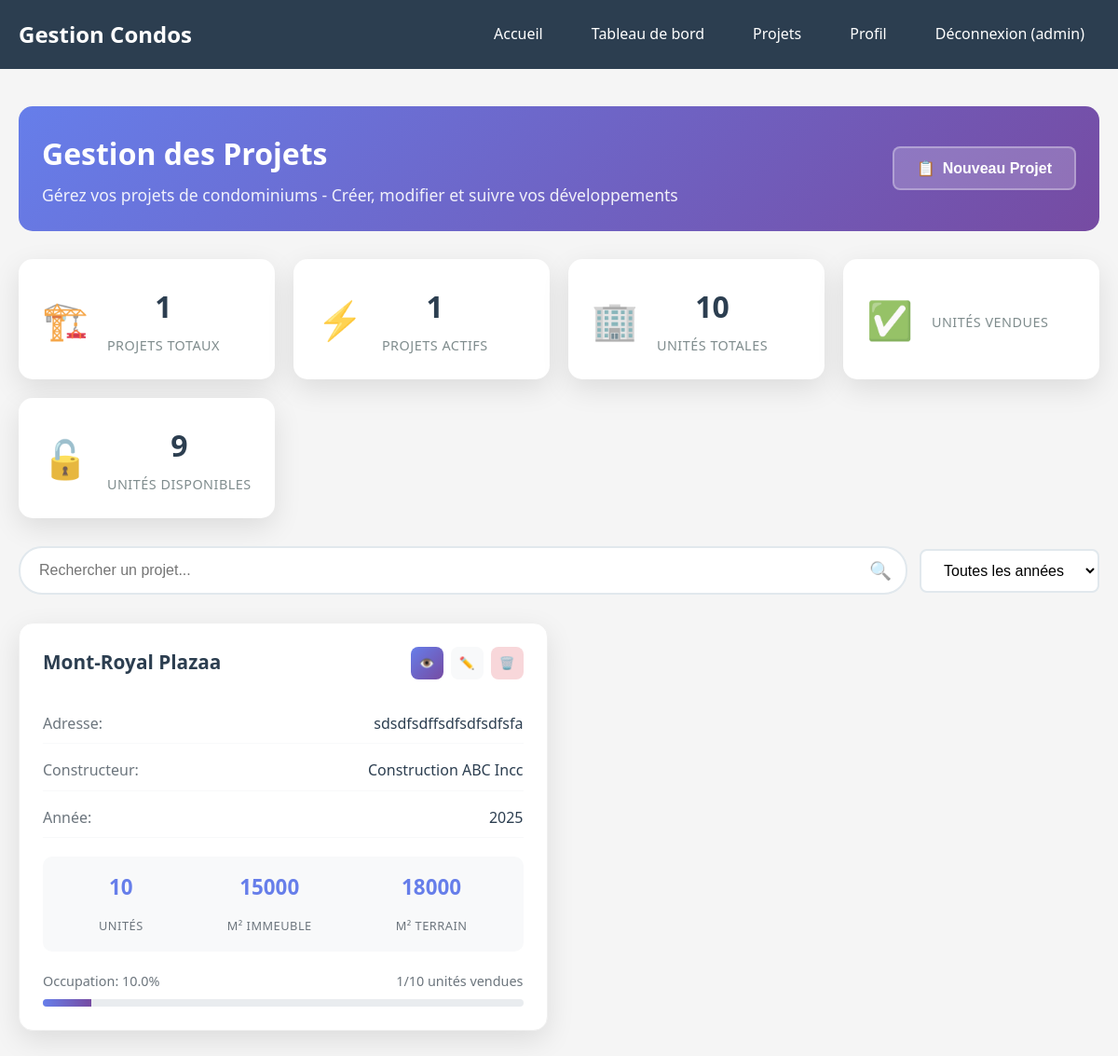
/projets/ (signed in), run on an earlier commit of the app's database.
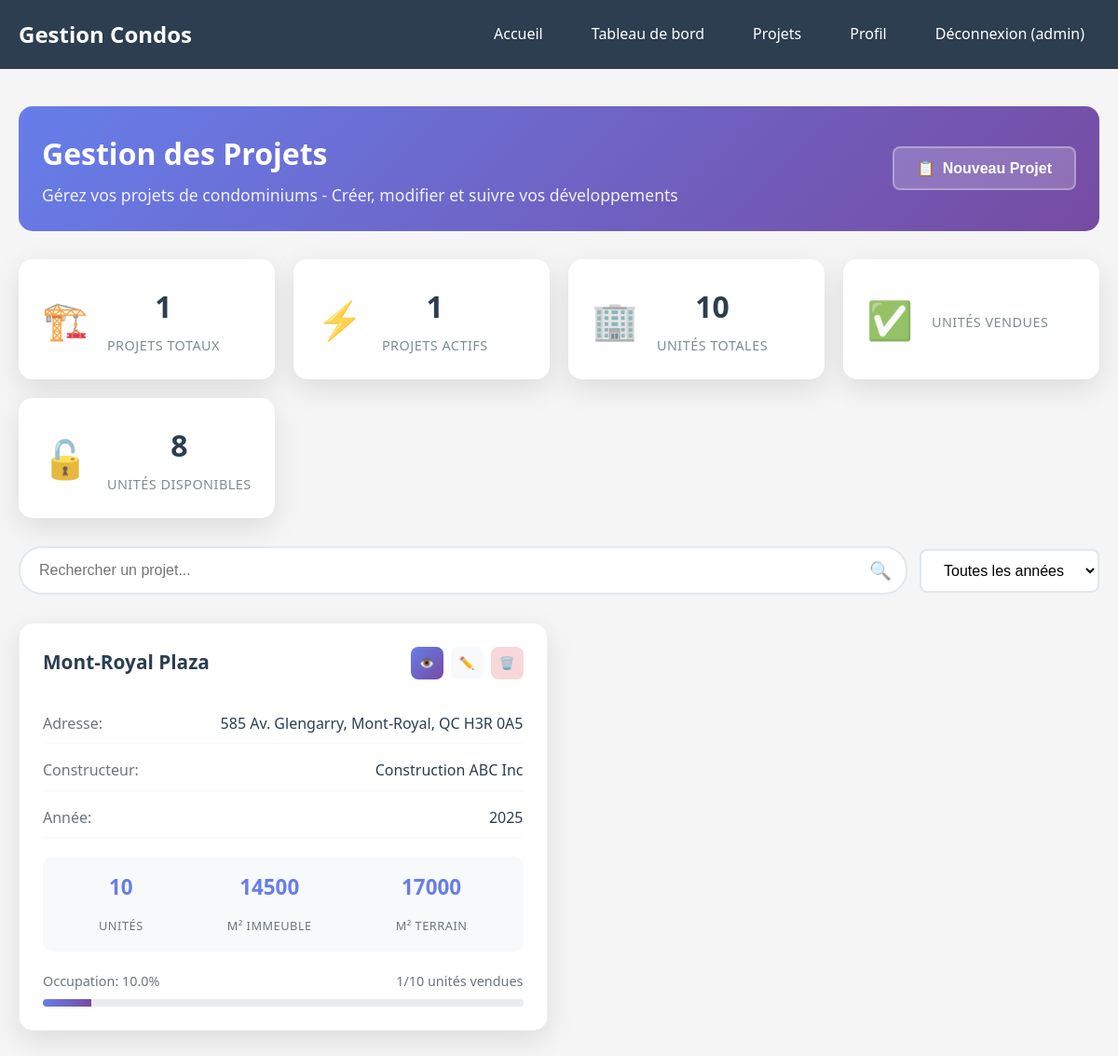
And on a later commit of the database.
### tables this page shows
CREATE TABLE "projects" (
    id INTEGER PRIMARY KEY AUTOINCREMENT,
    project_id TEXT UNIQUE NOT NULL,
    name TEXT NOT NULL,
    address TEXT NOT NULL,
    building_area REAL NOT NULL,  -- Renommé de total_area
    land_area REAL DEFAULT 0.0,   -- Maintenant juste après building_area
    construction_year INTEGER NOT NULL,
    unit_count INTEGER NOT NULL,
    constructor TEXT NOT NULL,
    creation_date TEXT NOT NULL,
    status TEXT DEFAULT 'active',
    created_at DATETIME DEFAULT CURRENT_TIMESTAMP,
    updated_at DATETIME DEFAULT CURRENT_TIMESTAMP
);

### src/web/condo_app.py (the view, shortened to what this page needs)
@app.route('/projets')
@app.route('/projets/')
@require_login
def projets():
    try:
        from src.application.services.project_service import ProjectService
        project_service = ProjectService()
        result = project_service.get_all_projects()
        if result['success']:
            projects = result['projects']
            total_units = sum(p.unit_count for p in projects)
            total_units_with_data = sum(len(p.units) for p in projects if p.units)
            occupied_units = 0
            available_units = 0
            for project in projects:
                if project.units:
                    for unit in project.units:
                        if hasattr(unit, 'is_available') and callable(getattr(unit, 'is_available')):
                            if unit.is_available():
                                available_units += 1
                            else:
                                occupied_units += 1
                        elif hasattr(unit, 'status'):
                            from src.domain.entities.unit import UnitStatus
                            if unit.status == UnitStatus.AVAILABLE:
                                available_units += 1
                            else:
                                occupied_units += 1
                        elif hasattr(unit, 'owner_name'):
                            if unit.owner_name and unit.owner_name != 'Disponible':
                                occupied_units += 1
                            else:
                                available_units += 1
            stats = {
                'active_projects_count': len(projects),  # Tous les projets chargés sont actifs
                'completed_projects_count': 0,  # Pas de statut de projet pour l'instant
                'total_units': total_units,
                'occupied_units': occupied_units,
                'available_units': available_units,
                'construction_years': sorted(list(set(p.construction_year for p in projects))),
                'projects_with_units': sum(1 for p in projects if p.units)
            }
            logger.info(f"Page projets chargée: {len(projects)} projets, {total_units} unités totales")
            return render_template('projects.html',
                                 projects=projects,
                                 current_year=datetime.now().year,
                                 **stats)
    except Exception as e:
        logger.error(f"Erreur lors du chargement des projets: {e}")
        flash('Erreur lors du chargement des projets', 'error')
        return render_template('projects.html', projects=[],
                             active_projects_count=0, completed_projects_count=0,
                             total_units=0, occupied_units=0, available_units=0,
                             construction_years=[], projects_with_units=0,
                             current_year=datetime.now().year)

### src/adapters/project_repository_sqlite.py (called while the page is built)
    def _get_database_path(self) -> str:
        try:
            config_path = Path(__file__).parent.parent.parent / "config" / "database.json"
            if config_path.exists():
                with open(config_path, 'r', encoding='utf-8') as f:
                    config = json.load(f)
                    return config.get('database_path', 'data/condos.db')
            else:
                logger.warning(f"Fichier de config database.json non trouvé: {config_path}")
                return 'data/condos.db'
        except Exception as e:
            logger.warning(f"Erreur de lecture de config database.json: {e}, utilisation config par défaut")
            return 'data/condos.db'

    def _ensure_database_exists(self):
        db_dir = os.path.dirname(self.db_path)
        if db_dir and not os.path.exists(db_dir):
            os.makedirs(db_dir, exist_ok=True)

### src/application/services/project_service.py (called while the page is built)
    def _load_projects(self) -> None:
        try:
            self._projects = self.project_repository.get_all_projects()
            logger.info(f"Chargé {len(self._projects)} projets depuis la base de données SQLite")
        except Exception as e:
            logger.error(f"Erreur lors du chargement des projets: {e}")
            self._projects = []

    def get_all_projects(self) -> Dict[str, Any]:
        try:
            logger.debug(f"Récupération de {len(self._projects)} projets")
            return {
                'success': True,
                'projects': self._projects,
                'count': len(self._projects)
            }
        except Exception as e:
            logger.error(f"Erreur lors de la récupération des projets: {e}")
            return {
                'success': False,
                'error': f'Erreur système: {str(e)}',
                'projects': []
            }

### src/domain/entities/unit.py (called while the page is built)
    def is_available(self) -> bool:
        return self.status == UnitStatus.AVAILABLE
        logger.info(f"Unité {self.unit_number} vendue à {self.owner_name}")

### src/web/templates/projects.html (shortened to what this page needs)
{% extends "base.html" %}
{% set page_title = "Gestion des Projets" %}
{% block content %}
<div class="projects-header">
    <div class="header-content">
        <h1 class="page-title">Gestion des Projets</h1>
        <p class="page-description">Gérez vos projets de condominiums - Créer, modifier et suivre vos développements</p>
    </div>
    <div class="header-actions">
        <button type="button" class="btn btn-primary" id="createProjectBtn">
            <span class="icon">📋</span>
            Nouveau Projet
        </button>
    </div>
</div>
<div class="stats-grid">
    <div class="stat-card">
        <div class="stat-icon">🏗️</div>
        <div class="stat-content">
            <div class="stat-value">{{ projects|length }}</div>
            <div class="stat-label">Projets Totaux</div>
        </div>
    </div>
    <div class="stat-card">
        <div class="stat-icon">⚡</div>
        <div class="stat-content">
            <div class="stat-value">{{ active_projects_count }}</div>
            <div class="stat-label">Projets Actifs</div>
        </div>
    </div>
    <div class="stat-card">
        <div class="stat-icon">🏢</div>
        <div class="stat-content">
            <div class="stat-value">{{ total_units }}</div>
            <div class="stat-label">Unités Totales</div>
        </div>
    </div>
    <div class="stat-card">
        <div class="stat-icon">✅</div>
        <div class="stat-content">
            <div class="stat-label">Unités Vendues</div>
        </div>
    </div>
    <div class="stat-card">
        <div class="stat-icon">🔓</div>
        <div class="stat-content">
            <div class="stat-value">{{ available_units }}</div>
            <div class="stat-label">Unités Disponibles</div>
        </div>
    </div>
</div>
<div class="search-filter-section">
    <div class="search-container">
        <input type="text" id="searchInput" placeholder="Rechercher un projet..." class="search-input">
        <span class="search-icon">🔍</span>
    </div>
    <div class="filter-container">
        <select id="yearFilter" class="filter-select">
            <option value="">Toutes les années</option>
        </select>
    </div>
</div>
<div class="projects-grid" id="projectsGrid">
    {% for project in projects %}
    <div class="project-card" data-year="{{ project.construction_year }}" data-search="{{ project.name|lower }} {{ project.address|lower }} {{ project.constructor|lower }}">
        <div class="project-header">
            <div class="project-title">
                <h3>{{ project.name }}</h3>
            </div>
            <div class="project-actions">
                <button class="btn-icon btn-primary" onclick="viewProjectUnits('{{ project.project_id }}')" title="Voir les unités">
                    <span>👁️</span>
                </button>
                <button class="btn-icon" onclick="editProject('{{ project.project_id }}')" title="Modifier">
                    <span>✏️</span>
                </button>
                <button class="btn-icon btn-danger" onclick="confirmDeleteProject('{{ project.project_id }}', '{{ project.name }}', {{ project.unit_count }})" title="Supprimer">
                    <span>🗑️</span>
                </button>
            </div>
        </div>
        <div class="project-details">
            <div class="detail-row">
                <span class="detail-label">Adresse:</span>
                <span class="detail-value">{{ project.address }}</span>
            </div>
            <div class="detail-row">
                <span class="detail-label">Constructeur:</span>
                <span class="detail-value">{{ project.constructor }}</span>
            </div>
            <div class="detail-row">
                <span class="detail-label">Année:</span>
                <span class="detail-value">{{ project.construction_year }}</span>
            </div>
        </div>
        <div class="project-stats">
            <div class="stat-item">
                <span class="stat-number">{{ project.unit_count }}</span>
                <span class="stat-text">Unités</span>
            </div>
            <div class="stat-item">
                <span class="stat-number">{{ "%.0f"|format(project.building_area) }}</span>
                <span class="stat-text">m² Immeuble</span>
            </div>
            <div class="stat-item">
                <span class="stat-number">{{ "%.0f"|format(project.land_area) }}</span>
                <span class="stat-text">m² Terrain</span>
            </div>
        </div>
        <div class="project-progress">
            {% if project.units %}
                {% set sold_count = project.units|selectattr('owner_name')|rejectattr('owner_name', 'equalto', 'Disponible')|list|length %}
                {% set total_count = project.units|length %}
                {% set occupancy = (sold_count / total_count * 100) if total_count > 0 else 0 %}
                <div class="progress-info">
                    <span>Occupation: {{ "%.1f"|format(occupancy) }}%</span>
                    <span class="units-info">{{ sold_count }}/{{ total_count }} unités vendues</span>
                </div>
                <div class="progress-bar">
                    <div class="progress-fill" style="width: {{ occupancy }}%"></div>
                </div>
            {% endif %}
        </div>
    </div>
    {% endfor %}
</div>
{% endblock %}

### src/web/templates/base.html (shortened to what this page needs)
<!DOCTYPE html>
<html lang="fr">
<head>
</head>
<body>
    <header class="header">
        <nav class="nav">
            <h1>Gestion Condos</h1>
            <div class="nav-links">
                <a href="{{ url_for('index') }}">Accueil</a>
                {% if session.user_id %}
                    <a href="{{ url_for('dashboard') }}">Tableau de bord</a>
                    <a href="{{ url_for('projets') }}">Projets</a>
                    <a href="{{ url_for('profile') }}">Profil</a>
                    <a href="{{ url_for('logout') }}">Déconnexion ({{ session.user_id }})</a>
                {% else %}
                    <a href="{{ url_for('login') }}">Connexion</a>
                {% endif %}
            </div>
        </nav>
    </header>
    <div class="container">
        {% block content %}{% endblock %}
    </div>
</body>
</html>

### src/web/templates/base.html (style rules this page uses)
body { font-family: 'Segoe UI', Tahoma, Geneva, Verdana, sans-serif; margin: 0; padding: 0; background-color: #f5f5f5; line-height: 1.6; }
.container { max-width: 1200px; margin: 0 auto; padding: 20px; }
.header { background-color: #2c3e50; color: white; padding: 1rem 0; margin-bottom: 20px; }
.nav { display: flex; justify-content: space-between; align-items: center; max-width: 1200px; margin: 0 auto; padding: 0 20px; }
.nav h1 { margin: 0; }
.nav-links { display: flex; gap: 20px; }
.nav-links a { color: white; text-decoration: none; padding: 8px 16px; border-radius: 4px; transition: background-color 0.3s; }
.btn { display: inline-block; padding: 10px 20px; background-color: #007bff; color: white; text-decoration: none; border-radius: 4px; border: none; cursor: pointer; transition: background-color 0.3s; }
.btn-danger { background-color: #dc3545; }
.stats-grid { display: grid; grid-template-columns: repeat(auto-fit, minmax(250px, 1fr)); gap: 20px; margin-bottom: 30px; }
.stat-card { background: white; padding: 20px; border-radius: 8px; box-shadow: 0 2px 4px rgba(0,0,0,0.1); text-align: center; }
.stat-number { font-size: 2em; font-weight: bold; color: #2c3e50; margin-bottom: 10px; }
.stat-label { color: #6c757d; font-size: 0.9em; }

What changed in the data, as far as the page shows it:
removed projects: name "Mont-Royal Plazaa", address "sdsdfsdffsdfsdfsdfsfa", constructor "Construction ABC Incc", construction_year "2025", unit_count "10", building_area "15000", land_area "18000", occupancy "10.0", sold_count "1"
added projects: name "Mont-Royal Plaza", address "585 Av. Glengarry, Mont-Royal, QC H3R 0A5", constructor "Construction ABC Inc", construction_year "2025", unit_count "10", building_area "14500", land_area "17000", occupancy "10.0", sold_count "1"
Also different on the page:
{{ available_units }}: "9" → "8"
